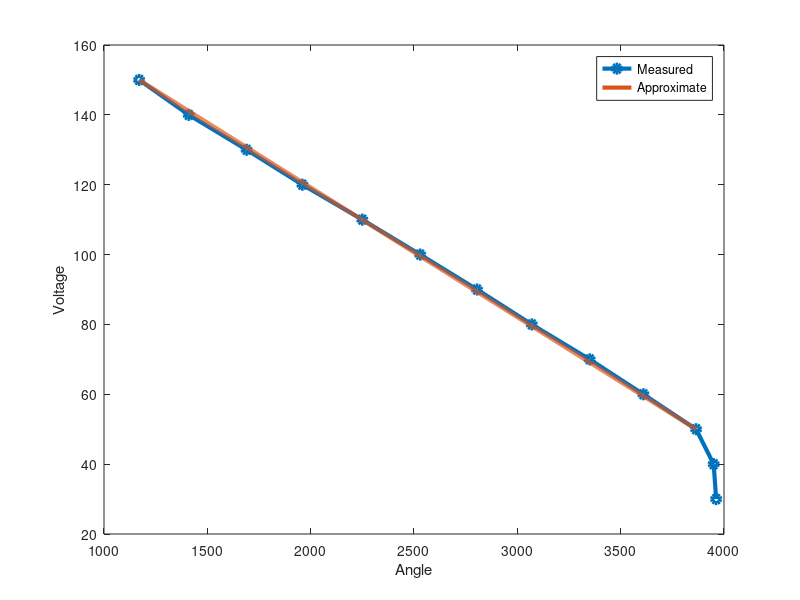

Write the MATLAB code that produced this figure.
angle = [150:-10:30];
voltage = [ ...
    1170, 1410, 1690, 1960, 2250, 2530, 2805, 3070, 3350, 3610, 3865, 3950, 3962];

figure;
plot(voltage, angle, '-o', 'LineWidth', 3);
xlabel('Angle');
ylabel('Voltage');

% Safety range = 150 ~ 50d, 1170 ~ 3865
;


m = (150 - 50) / (1170 - 3865);
b = 150 - m * 1170;

safe_voltage = 1170:3865;
cal_angle = safe_voltage .* m + b .* ones(size(safe_voltage));

hold on;
plot(safe_voltage, cal_angle, 'LineWidth', 3);

legend('Measured', 'Approximate');